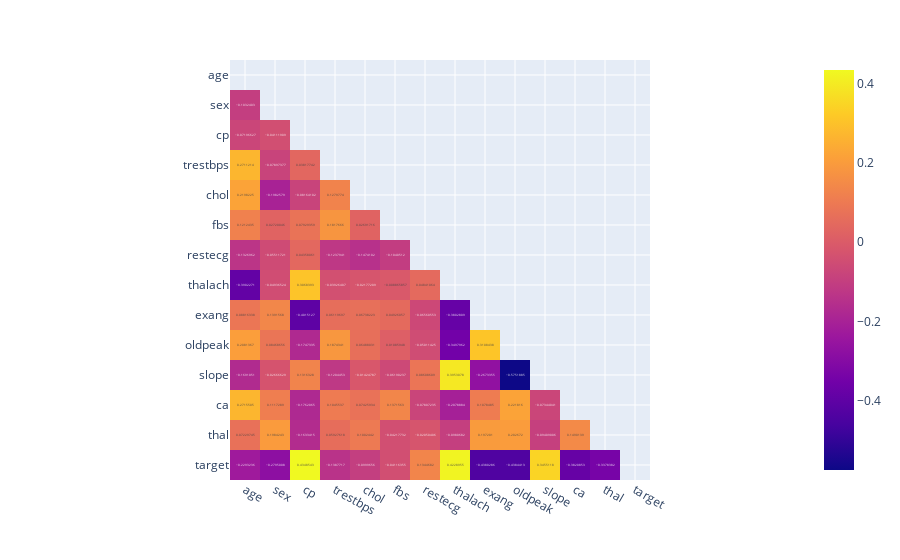

Source (notebook cell):
### Markdown cell above
Исследуем взаимосвязь признаков, построив матрицу корреляции.

### Code cell
# Матрица корреляции
df_corr = df.corr()

mask = np.zeros_like(df_corr, dtype=bool)
mask[np.triu_indices_from(mask)] = True
# Построение
df_corr_viz = df_corr.mask(mask)
fig = px.imshow(df_corr_viz, text_auto=True)
fig.show()

### Figure 1 — Plotly figure (JSON) as saved in the notebook; plotly's stock layout.template omitted (floating-point values rounded to 4 significant figures; data arrays with more than 128 entries replaced by an {"elided": "..."} marker saying what was removed)
{"data": [{"coloraxis": "coloraxis", "hovertemplate": "x: %{x}<br>y: %{y}<br>color: %{z}<extra></extra>", "name": "0", "texttemplate": "%{z}", "type": "heatmap", "x": ["age", "sex", "cp", "trestbps", "chol", "fbs", "restecg", "thalach", "exang", "oldpeak", "slope", "ca", "thal", "target"], "xaxis": "x", "y": ["age", "sex", "cp", "trestbps", "chol", "fbs", "restecg", "thalach", "exang", "oldpeak", "slope", "ca", "thal", "target"], "yaxis": "y", "z": {"elided": "14x14 float values"}}], "layout": {"coloraxis": {"colorscale": [[0, "#0d0887"], [0.1111, "#46039f"], [0.2222, "#7201a8"], [0.3333, "#9c179e"], [0.4444, "#bd3786"], [0.5556, "#d8576b"], [0.6667, "#ed7953"], [0.7778, "#fb9f3a"], [0.8889, "#fdca26"], [1, "#f0f921"]]}, "margin": {"t": 60}, "xaxis": {"anchor": "y", "constrain": "domain", "domain": [0, 1], "scaleanchor": "y"}, "yaxis": {"anchor": "x", "autorange": "reversed", "constrain": "domain", "domain": [0, 1]}}}
